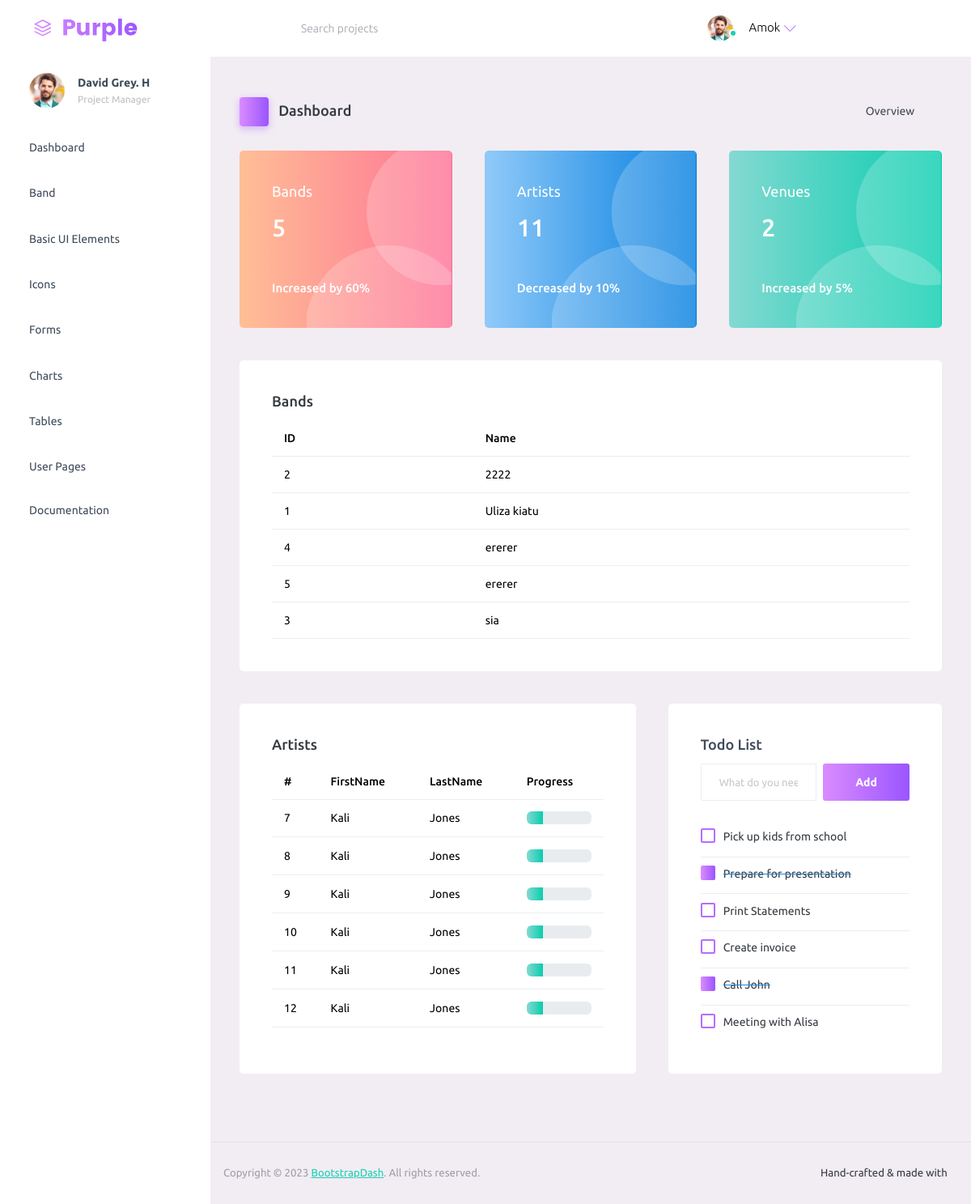
Before: / with the older database file.
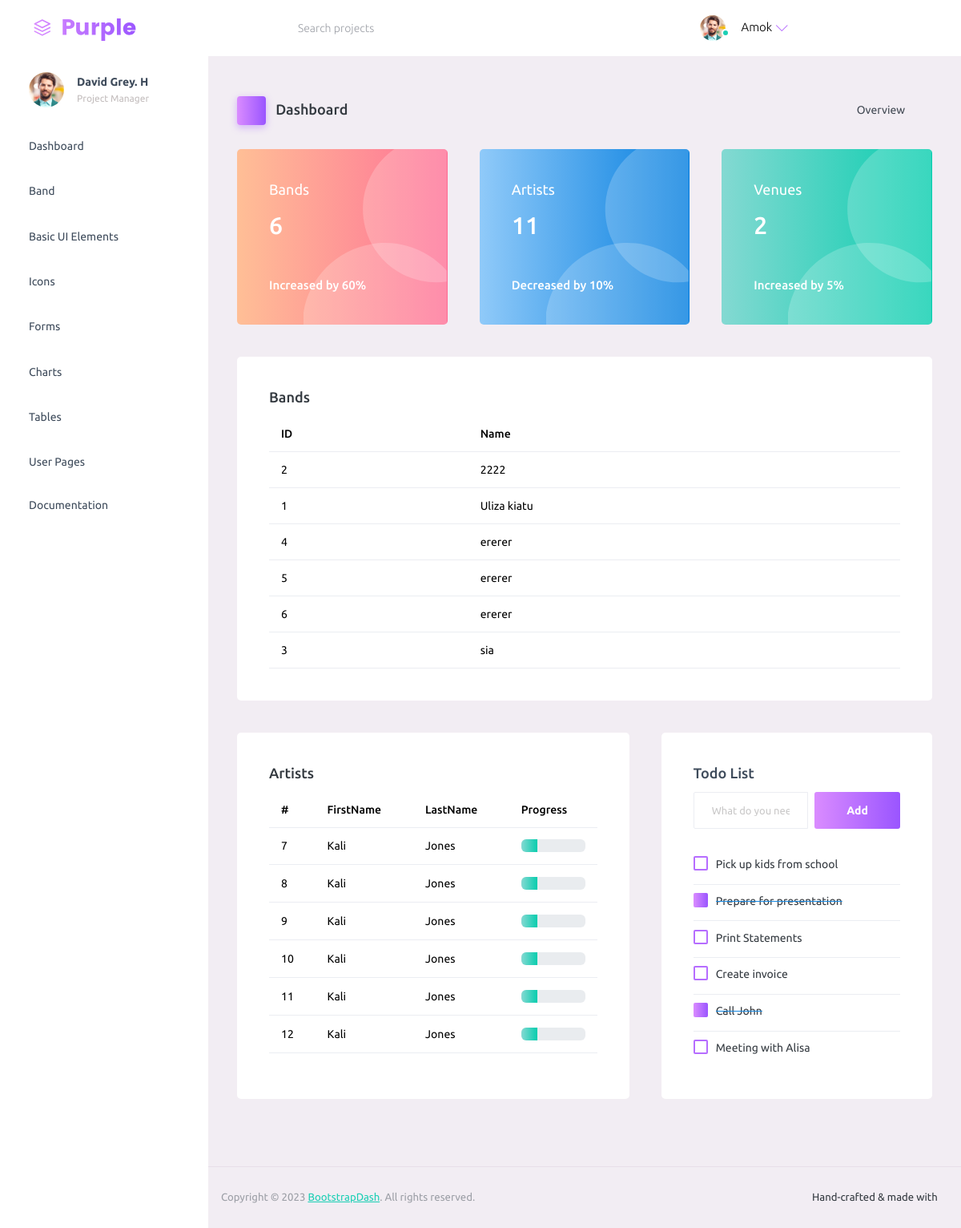
After: the same page with the newer database file.
### bands/models.py (models this page shows, shortened)
class Band(models.Model):
    name = models.CharField(max_length=20)
    musicians = models.ManyToManyField(Musician)

class Musician(models.Model):
    first_name = models.CharField(max_length=50)
    last_name = models.CharField(max_length=50)
    birth = models.DateField()
    class Meta:
        ordering = ["last_name", "first_name"]

### bands/views.py (the view)
# urls.py: path('', home, name='home'),
def home(request):
    all_bands = Band.objects.all().order_by('name')
    musicians = Musician.objects.all().order_by('last_name')[:6]
    all_musicians = Musician.objects.all()
    number_of_bands = all_bands.count()
    number_of_art = all_musicians.count()
    venues = Venue.objects.all().order_by('name')
    all_venues =  venues.count()
    data = {
        'all_venues': all_venues,
        'number_of_art':  number_of_art,
        'number_of_bands': number_of_bands,
        'bands': all_bands,
        'musicians': musicians
    }
    return render(request, "index.html", data)

### templates/index.html (shortened to what the changed rows need)
{% load static %}
<!DOCTYPE html>
<html lang="en">
  <head>
    <link rel="stylesheet" href="{% static 'assets/vendors/mdi/css/materialdesignicons.min.css' %}">
    <link rel="stylesheet" href="{% static 'assets/vendors/ti-icons/css/themify-icons.css'  %}">
    <link rel="stylesheet" href="{% static 'assets/vendors/css/vendor.bundle.base.css'  %}">
    <link rel="stylesheet" href="{% static 'assets/vendors/font-awesome/css/font-awesome.min.css'  %}">
    <link rel="stylesheet" href="{% static 'assets/vendors/font-awesome/css/font-awesome.min.css'  %}" />
    <link rel="stylesheet" href="{% static 'assets/vendors/bootstrap-datepicker/bootstrap-datepicker.min.css'  %}">
    <link rel="stylesheet" href="{% static 'assets/css/style.css'  %}">
  </head>
  <body>
    <div class="container-scroller">
      <div class="container-fluid page-body-wrapper">
        <div class="main-panel">
          <div class="content-wrapper">
            <div class="row">
              <div class="col-md-4 stretch-card grid-margin">
                <div class="card bg-gradient-danger card-img-holder text-white">
                  <div class="card-body">
                    <img src="{% static 'assets/images/dashboard/circle.svg'  %}" class="card-img-absolute" alt="circle-image" />
                    <h4 class="font-weight-normal mb-3">Bands
                    </h4>
                    <h2 class="mb-5">{{ number_of_bands }}</h2>
                    <h6 class="card-text">Increased by 60%</h6>
                  </div>
                </div>
              </div>
              <div class="col-md-4 stretch-card grid-margin">
                <div class="card bg-gradient-info card-img-holder text-white">
                  <div class="card-body">
                    <h2 class="mb-5">{{ number_of_art }}<h2>
                    <h6 class="card-text">Decreased by 10%</h6>
                  </div>
                </div>
              </div>
              <div class="col-md-4 stretch-card grid-margin">
                <div class="card bg-gradient-success card-img-holder text-white">
                  <div class="card-body">
                    <h2 class="mb-5">{{ all_venues }}</h2>
                  </div>
                </div>
              </div>
            </div>
            <div class="row">
              <div class="col-12 grid-margin">
                <div class="card">
                  <div class="card-body">
                    <div class="table-responsive">
                      <table class="table">
                        <thead>
                          <tr>
                            <th> ID </th>
                            <th> Name</th>
                          </tr>
                        </thead>
                        <tbody>
                          {% for band in bands %}
                          <tr>
                            <td>
                              {{band.id}}
                            </td>
                            <td>
                              {{band.name}}
                            </td>
                            {% endfor %}
                          </tr>
                        </tbody>
                      </table>
                    </div>
                  </div>
                </div>
              </div>
            </div>
            <div class="row">
              <div class="col-md-7 grid-margin stretch-card">
                <div class="card">
                  <div class="card-body">
                    <div class="table-responsive">
                      <table class="table">
                        <thead>
                          <tr>
                            <th> # </th>
                            <th> FirstName </th>
                            <th> LastName</th>
                            <th> Progress </th>
                          </tr>
                        </thead>
                        <tbody>
                          <tr>
                            {% for musician in musicians %}
                            <tr>
                              <td>
                                {{musician.id}}
                              </td>
                              <td>
                                {{musician.first_name}}
                              </td>
                              <td>
                                {{musician.last_name}}
                              </td>
                              <td>
                                <div class="progress">
                                  <div class="progress-bar bg-gradient-success" role="progressbar" style="width: 25%" aria-valuenow="25" aria-valuemin="0" aria-valuemax="100"></div>
                                </div>
                              </td>
                              {% endfor %}
                          </tr>
                        </tbody>
                      </table>
                    </div>
                  </div>
                </div>
              </div>
            </div>
          </div>
        </div>
      </div>
    </div>
  </body>
</html>

Changed rows visible on the page:
added Band: id "6", name "ererer"
Other visible differences:
{{ number_of_bands }}: "5" → "6"
